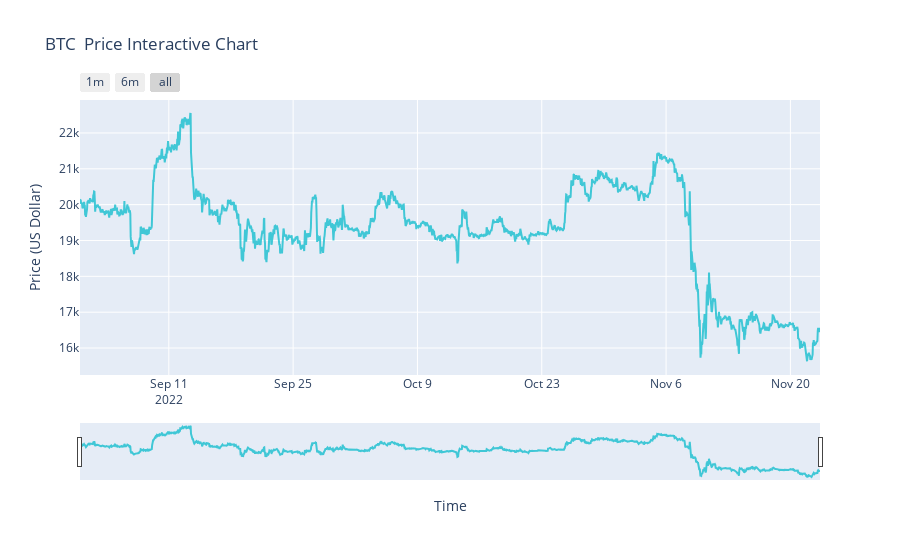

The notebook cell saved with this chart:
### Code cell
import plotly.graph_objs as go
# from plotly import chart_studio
from plotly.offline import init_notebook_mode, iplot
init_notebook_mode(connected=True)
# import plotly.plotly as py
import plotly
import pandas as pd
import datetime as dt
import chart_studio.plotly as py

'''
This is a cell to plot an interactive chart of BTC price data using plotly
'''

df = pd.read_csv("./data/price_data/BTC_price.csv")


df.head()
trace_btc = go.Scatter(
    x=df.time,
    y=df['close'],
    name = "BTC price",
    line = dict(color = '#17BECF'),
    opacity = 0.8)

data = [trace_btc]

layout = dict(
    title='BTC  Price Interactive Chart', 
    xaxis=dict(
        title = 'Time',
        rangeselector=dict(
            buttons=list([
                dict(count=1,
                     label='1m',
                     step='month',
                     stepmode='backward'),
                dict(count=6,
                     label='6m',
                     step='month',
                     stepmode='backward'),
                dict(step='all')
            ])
        ),
        rangeslider=dict(
            visible = True
        ),
        type='date'),
    yaxis=dict(
        title="Price (US Dollar)",
    
    )
)

fig = dict(data=data, layout=layout)
iplot(fig, filename = "BTC Price Interactive Chart")
plotly.offline.plot(fig, filename='./visualization/BTC_interactive_plot.html')

### Figure 1 — Plotly figure (JSON) as saved in the notebook; plotly's stock layout.template omitted (floating-point values rounded to 4 significant figures; data arrays with more than 128 entries replaced by an {"elided": "..."} marker saying what was removed)
{"data": [{"line": {"color": "#17BECF"}, "name": "BTC price", "opacity": 0.8, "type": "scatter", "x": {"elided": "2001 str values"}, "y": {"elided": "2001 float values"}}], "layout": {"title": {"text": "BTC  Price Interactive Chart"}, "xaxis": {"rangeselector": {"buttons": [{"count": 1, "label": "1m", "step": "month", "stepmode": "backward"}, {"count": 6, "label": "6m", "step": "month", "stepmode": "backward"}, {"step": "all"}]}, "rangeslider": {"visible": true}, "title": {"text": "Time"}, "type": "date"}, "yaxis": {"title": {"text": "Price (US Dollar)"}}}}
